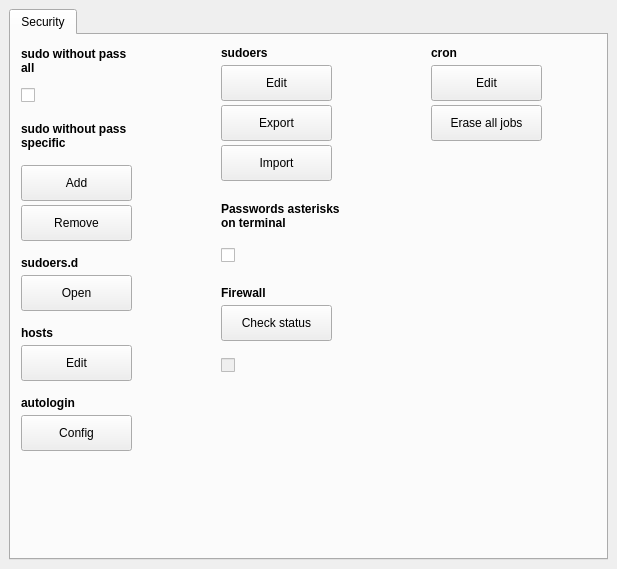
    <widget class="QWidget" name="tab_15">
     <attribute name="icon">
      <iconset resource="ubunsys.qrc">
       <normaloff>:/images/559612.png</normaloff>:/images/559612.png</iconset>
     </attribute>
     <attribute name="title">
      <string/>
     </attribute>
     <widget class="QTabWidget" name="tabWidget_6">
      <property name="geometry">
       <rect>
        <x>9</x>
        <y>9</y>
        <width>599</width>
        <height>551</height>
       </rect>
      </property>
      <property name="font">
       <font>
        <weight>50</weight>
        <bold>false</bold>
       </font>
      </property>
      <property name="autoFillBackground">
       <bool>false</bool>
      </property>
      <property name="currentIndex">
       <number>0</number>
      </property>
      <widget class="QWidget" name="tab_26">
       <attribute name="title">
        <string>Security</string>
       </attribute>
       <widget class="QLabel" name="label_122">
        <property name="geometry">
         <rect>
          <x>10</x>
          <y>10</y>
          <width>191</width>
          <height>31</height>
         </rect>
        </property>
        <property name="font">
         <font>
          <weight>75</weight>
          <bold>true</bold>
         </font>
        </property>
        <property name="text">
         <string>sudo without pass
all</string>
        </property>
       </widget>
       <widget class="QPushButton" name="disableSudoWithoutPassSpecificButton">
        <property name="enabled">
         <bool>true</bool>
        </property>
        <property name="geometry">
         <rect>
          <x>10</x>
          <y>170</y>
          <width>111</width>
          <height>36</height>
         </rect>
        </property>
        <property name="whatsThis">
         <string/>
        </property>
        <property name="text">
         <string>Remove</string>
        </property>
        <property name="iconSize">
         <size>
          <width>30</width>
          <height>30</height>
         </size>
        </property>
        <property name="shortcut">
         <string/>
        </property>
        <property name="checkable">
         <bool>false</bool>
        </property>
       </widget>
       <widget class="QPushButton" name="enableSudoWithoutPassSpecificButton">
        <property name="enabled">
         <bool>true</bool>
        </property>
        <property name="geometry">
         <rect>
          <x>10</x>
          <y>130</y>
          <width>111</width>
          <height>36</height>
         </rect>
        </property>
        <property name="font">
         <font>
          <weight>50</weight>
          <bold>false</bold>
          <stylestrategy>PreferDefault</stylestrategy>
         </font>
        </property>
        <property name="toolTip">
         <string>&lt;html&gt;&lt;head/&gt;&lt;body&gt;&lt;p&gt;&lt;span style=&quot; font-weight:400;&quot;&gt;Dangerous!! Push only if you know what are you doing and disable this asap. Recommended only if you are using this app to not put all the time the pass.&lt;/span&gt;&lt;/p&gt;&lt;/body&gt;&lt;/html&gt;</string>
        </property>
        <property name="whatsThis">
         <string>&lt;html&gt;&lt;head/&gt;&lt;body&gt;&lt;p&gt;&lt;br/&gt;&lt;/p&gt;&lt;/body&gt;&lt;/html&gt;</string>
        </property>
        <property name="text">
         <string>Add</string>
        </property>
        <property name="iconSize">
         <size>
          <width>30</width>
          <height>30</height>
         </size>
        </property>
        <property name="shortcut">
         <string/>
        </property>
        <property name="checkable">
         <bool>false</bool>
        </property>
       </widget>
       <widget class="QPushButton" name="openSudoersDButton">
        <property name="geometry">
         <rect>
          <x>10</x>
          <y>240</y>
          <width>111</width>
          <height>36</height>
         </rect>
        </property>
        <property name="whatsThis">
         <string/>
        </property>
        <property name="text">
         <string>Open</string>
        </property>
        <property name="iconSize">
         <size>
          <width>30</width>
          <height>30</height>
         </size>
        </property>
        <property name="shortcut">
         <string/>
        </property>
        <property name="checkable">
         <bool>false</bool>
        </property>
       </widget>
       <widget class="QLabel" name="label_123">
        <property name="geometry">
         <rect>
          <x>10</x>
          <y>80</y>
          <width>181</width>
          <height>41</height>
         </rect>
        </property>
        <property name="font">
         <font>
          <weight>75</weight>
          <bold>true</bold>
         </font>
        </property>
        <property name="text">
         <string>sudo without pass
specific</string>
        </property>
       </widget>
       <widget class="QLabel" name="label_124">
        <property name="geometry">
         <rect>
          <x>210</x>
          <y>250</y>
          <width>141</width>
          <height>16</height>
         </rect>
        </property>
        <property name="font">
         <font>
          <weight>75</weight>
          <bold>true</bold>
         </font>
        </property>
        <property name="text">
         <string>Firewall</string>
        </property>
       </widget>
       <widget class="QLabel" name="label_125">
        <property name="geometry">
         <rect>
          <x>210</x>
          <y>10</y>
          <width>61</width>
          <height>16</height>
         </rect>
        </property>
        <property name="font">
         <font>
          <weight>75</weight>
          <bold>true</bold>
         </font>
        </property>
        <property name="toolTip">
         <string>&lt;html&gt;&lt;head/&gt;&lt;body&gt;&lt;p&gt;&lt;span style=&quot; font-weight:400;&quot;&gt;The sudoers policy plugin determines a user's sudo privileges. It is the default sudo policy plugin. The policy is driven by the /etc/sudoers file or, optionally in LDAP.&lt;/span&gt;&lt;/p&gt;&lt;/body&gt;&lt;/html&gt;</string>
        </property>
        <property name="text">
         <string>sudoers</string>
        </property>
       </widget>
       <widget class="QPushButton" name="openSudoersFileButton">
        <property name="geometry">
         <rect>
          <x>210</x>
          <y>30</y>
          <width>111</width>
          <height>36</height>
         </rect>
        </property>
        <property name="whatsThis">
         <string/>
        </property>
        <property name="text">
         <string>Edit</string>
        </property>
        <property name="iconSize">
         <size>
          <width>30</width>
          <height>30</height>
         </size>
        </property>
        <property name="shortcut">
         <string/>
        </property>
        <property name="checkable">
         <bool>false</bool>
        </property>
       </widget>
       <widget class="QPushButton" name="backupSudoersFileButton">
        <property name="geometry">
         <rect>
          <x>210</x>
          <y>70</y>
          <width>111</width>
          <height>36</height>
         </rect>
        </property>
        <property name="whatsThis">
         <string/>
        </property>
        <property name="text">
         <string>Export</string>
        </property>
        <property name="iconSize">
         <size>
          <width>30</width>
          <height>30</height>
         </size>
        </property>
        <property name="shortcut">
         <string/>
        </property>
        <property name="checkable">
         <bool>false</bool>
        </property>
       </widget>
       <widget class="QPushButton" name="importSudoersFileButton">
        <property name="geometry">
         <rect>
          <x>210</x>
          <y>110</y>
          <width>111</width>
          <height>36</height>
         </rect>
        </property>
        <property name="whatsThis">
         <string/>
        </property>
        <property name="text">
         <string>Import</string>
        </property>
        <property name="iconSize">
         <size>
          <width>30</width>
          <height>30</height>
         </size>
        </property>
        <property name="shortcut">
         <string/>
        </property>
        <property name="checkable">
         <bool>false</bool>
        </property>
       </widget>
       <widget class="QLabel" name="label_126">
        <property name="geometry">
         <rect>
          <x>210</x>
          <y>160</y>
          <width>171</width>
          <height>41</height>
         </rect>
        </property>
        <property name="font">
         <font>
          <weight>75</weight>
          <bold>true</bold>
         </font>
        </property>
        <property name="text">
         <string>Passwords asterisks
on terminal</string>
        </property>
       </widget>
       <widget class="QLabel" name="label_127">
        <property name="geometry">
         <rect>
          <x>10</x>
          <y>220</y>
          <width>211</width>
          <height>16</height>
         </rect>
        </property>
        <property name="font">
         <font>
          <weight>75</weight>
          <bold>true</bold>
         </font>
        </property>
        <property name="toolTip">
         <string>&lt;html&gt;&lt;head/&gt;&lt;body&gt;&lt;p&gt;&lt;span style=&quot; font-weight:400;&quot;&gt;The include files from /etc/sudoers.d/ get merged into the main /etc/sudoers configuration file.&lt;/span&gt;&lt;/p&gt;&lt;/body&gt;&lt;/html&gt;</string>
        </property>
        <property name="text">
         <string>sudoers.d</string>
        </property>
       </widget>
       <widget class="QLabel" name="label_128">
        <property name="geometry">
         <rect>
          <x>10</x>
          <y>290</y>
          <width>211</width>
          <height>16</height>
         </rect>
        </property>
        <property name="font">
         <font>
          <weight>75</weight>
          <bold>true</bold>
         </font>
        </property>
        <property name="toolTip">
         <string>&lt;html&gt;&lt;head/&gt;&lt;body&gt;&lt;p&gt;&lt;span style=&quot; font-weight:400;&quot;&gt;Maps hostnames to IP addresses.&lt;/span&gt;&lt;/p&gt;&lt;/body&gt;&lt;/html&gt;</string>
        </property>
        <property name="text">
         <string>hosts</string>
        </property>
       </widget>
       <widget class="QPushButton" name="openHostsButton">
        <property name="geometry">
         <rect>
          <x>10</x>
          <y>310</y>
          <width>111</width>
          <height>36</height>
         </rect>
        </property>
        <property name="whatsThis">
         <string/>
        </property>
        <property name="text">
         <string>Edit</string>
        </property>
        <property name="iconSize">
         <size>
          <width>30</width>
          <height>30</height>
         </size>
        </property>
        <property name="shortcut">
         <string/>
        </property>
        <property name="checkable">
         <bool>false</bool>
        </property>
       </widget>
       <widget class="QPushButton" name="openCronButton">
        <property name="geometry">
         <rect>
          <x>420</x>
          <y>30</y>
          <width>111</width>
          <height>36</height>
         </rect>
        </property>
        <property name="whatsThis">
         <string/>
        </property>
        <property name="text">
         <string>Edit</string>
        </property>
        <property name="iconSize">
         <size>
          <width>30</width>
          <height>30</height>
         </size>
        </property>
        <property name="shortcut">
         <string/>
        </property>
        <property name="checkable">
         <bool>false</bool>
        </property>
       </widget>
       <widget class="QLabel" name="label_129">
        <property name="geometry">
         <rect>
          <x>420</x>
          <y>10</y>
          <width>61</width>
          <height>16</height>
         </rect>
        </property>
        <property name="font">
         <font>
          <weight>75</weight>
          <bold>true</bold>
         </font>
        </property>
        <property name="text">
         <string>cron</string>
        </property>
       </widget>
       <widget class="QPushButton" name="eraseCronButton">
        <property name="geometry">
         <rect>
          <x>420</x>
          <y>70</y>
          <width>111</width>
          <height>36</height>
         </rect>
        </property>
        <property name="whatsThis">
         <string/>
        </property>
        <property name="text">
         <string>Erase all jobs</string>
        </property>
        <property name="iconSize">
         <size>
          <width>30</width>
          <height>30</height>
         </size>
        </property>
        <property name="shortcut">
         <string/>
        </property>
        <property name="checkable">
         <bool>false</bool>
        </property>
       </widget>
       <widget class="QCheckBox" name="checkBox_firewall">
        <property name="enabled">
         <bool>false</bool>
        </property>
        <property name="geometry">
         <rect>
          <x>210</x>
          <y>310</y>
          <width>51</width>
          <height>41</height>
         </rect>
        </property>
        <property name="styleSheet">
         <string notr="true"/>
        </property>
        <property name="text">
         <string/>
        </property>
        <property name="iconSize">
         <size>
          <width>16</width>
          <height>16</height>
         </size>
        </property>
        <property name="tristate">
         <bool>false</bool>
        </property>
       </widget>
       <widget class="QCheckBox" name="checkBoxSudoWOPass">
        <property name="enabled">
         <bool>true</bool>
        </property>
        <property name="geometry">
         <rect>
          <x>10</x>
          <y>40</y>
          <width>51</width>
          <height>41</height>
         </rect>
        </property>
        <property name="styleSheet">
         <string notr="true"/>
        </property>
        <property name="text">
         <string/>
        </property>
        <property name="iconSize">
         <size>
          <width>16</width>
          <height>16</height>
         </size>
        </property>
        <property name="tristate">
         <bool>false</bool>
        </property>
       </widget>
       <widget class="QCheckBox" name="checkBoxAsterisks">
        <property name="enabled">
         <bool>true</bool>
        </property>
        <property name="geometry">
         <rect>
          <x>210</x>
          <y>200</y>
          <width>51</width>
          <height>41</height>
         </rect>
        </property>
        <property name="styleSheet">
         <string notr="true"/>
        </property>
        <property name="text">
         <string/>
        </property>
        <property name="iconSize">
         <size>
          <width>16</width>
          <height>16</height>
         </size>
        </property>
        <property name="tristate">
         <bool>false</bool>
        </property>
       </widget>
       <widget class="QPushButton" name="checkFirewallStatus">
        <property name="geometry">
         <rect>
          <x>210</x>
          <y>270</y>
          <width>111</width>
          <height>36</height>
         </rect>
        </property>
        <property name="whatsThis">
         <string/>
        </property>
        <property name="text">
         <string>Check status</string>
        </property>
        <property name="iconSize">
         <size>
          <width>30</width>
          <height>30</height>
         </size>
        </property>
        <property name="shortcut">
         <string/>
        </property>
        <property name="checkable">
         <bool>false</bool>
        </property>
       </widget>
       <widget class="QPushButton" name="configAutologinButton">
        <property name="enabled">
         <bool>true</bool>
        </property>
        <property name="geometry">
         <rect>
          <x>10</x>
          <y>380</y>
          <width>111</width>
          <height>36</height>
         </rect>
        </property>
        <property name="font">
         <font>
          <weight>50</weight>
          <bold>false</bold>
          <stylestrategy>PreferDefault</stylestrategy>
         </font>
        </property>
        <property name="toolTip">
         <string>&lt;html&gt;&lt;head/&gt;&lt;body&gt;&lt;p&gt;&lt;span style=&quot; font-weight:400;&quot;&gt;Dangerous!! Push only if you know what are you doing and disable this asap. Recommended only if you are using this app to not put all the time the pass.&lt;/span&gt;&lt;/p&gt;&lt;/body&gt;&lt;/html&gt;</string>
        </property>
        <property name="whatsThis">
         <string>&lt;html&gt;&lt;head/&gt;&lt;body&gt;&lt;p&gt;&lt;br/&gt;&lt;/p&gt;&lt;/body&gt;&lt;/html&gt;</string>
        </property>
        <property name="text">
         <string>Config</string>
        </property>
        <property name="iconSize">
         <size>
          <width>30</width>
          <height>30</height>
         </size>
        </property>
        <property name="shortcut">
         <string/>
        </property>
        <property name="checkable">
         <bool>false</bool>
        </property>
       </widget>
       <widget class="QLabel" name="label_132">
        <property name="geometry">
         <rect>
          <x>10</x>
          <y>360</y>
          <width>211</width>
          <height>16</height>
         </rect>
        </property>
        <property name="font">
         <font>
          <weight>75</weight>
          <bold>true</bold>
         </font>
        </property>
        <property name="toolTip">
         <string>&lt;html&gt;&lt;head/&gt;&lt;body&gt;&lt;p&gt;&lt;span style=&quot; font-weight:400;&quot;&gt;Maps hostnames to IP addresses.&lt;/span&gt;&lt;/p&gt;&lt;/body&gt;&lt;/html&gt;</string>
        </property>
        <property name="text">
         <string>autologin</string>
        </property>
       </widget>
      </widget>
     </widget>
    </widget>
